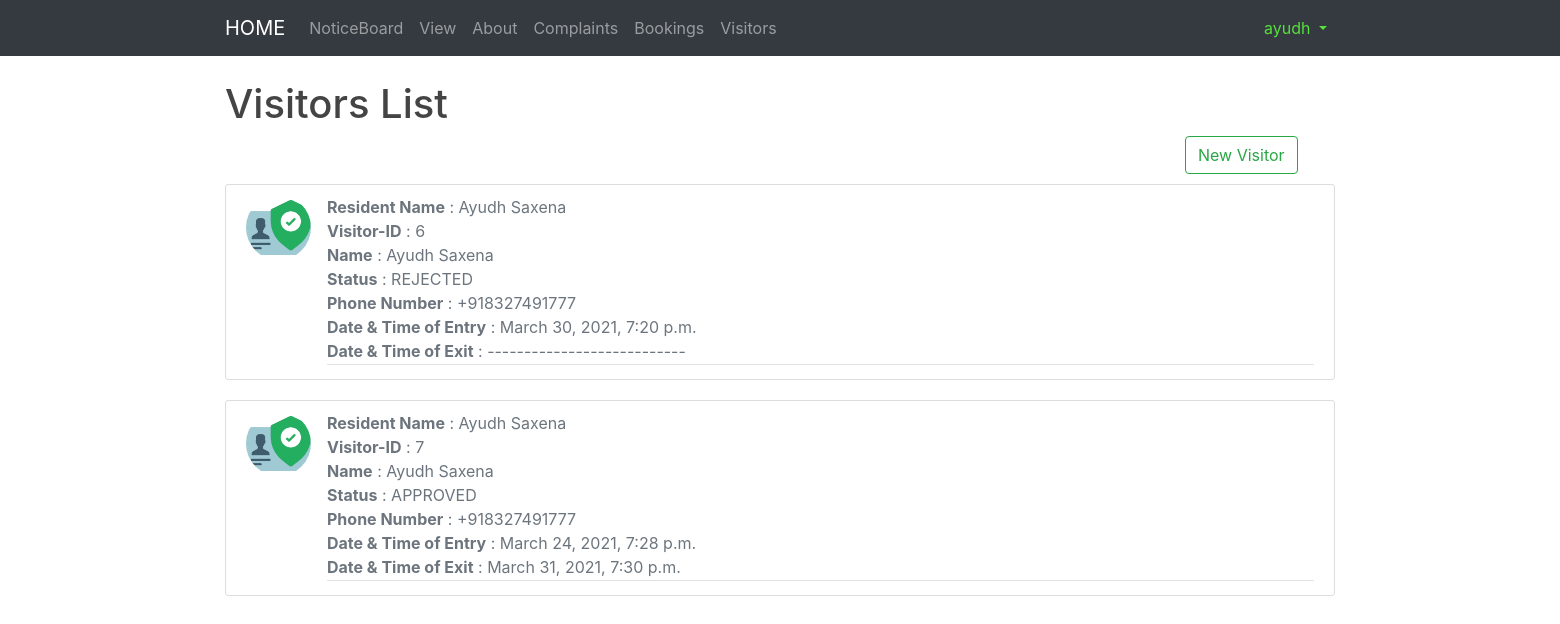
Screenshot of /visitors-watchman/ (signed in) with the database file from the repository.
### visitors/models.py (models this page shows, shortened)
class Visitor(models.Model) :
	WAITING = 'WAIT'
	APPROVED = 'APRV'
	REJECTED = 'REJC'
	status_choices = [
		(WAITING, 'WAITING FOR APPROVAL'),
		(APPROVED, 'APPROVED'),
		(REJECTED, 'REJECTED'),
	]
	visitor_id = models.AutoField(primary_key = True)
	user_id = models.ForeignKey(Resident,on_delete = models.CASCADE)
	fname = models.CharField(max_length = 20)
	lname = models.CharField(max_length = 20, null = True)
	status = models.CharField(max_length = 4,choices = status_choices, null = True)
	phone = PhoneNumberField(blank=True, help_text='Contact phone number')
	datetime_entry = models.DateTimeField(null = True)
	datetime_exit = models.DateTimeField(null = True)

### visitors/views.py (the view, shortened to what this page needs)
# urls.py: path('visitors-watchman/', views.watchman_visitor_view.as_view(), name='visitors_watchman'),
class watchman_visitor_view(FormView) :
	model = Visitor
	form_class = visitor_exit_form
	template_name = 'visitors/visitors_watchman.html'
	def dispatch(self, request, *args, **kwargs) :
		self.success_url = reverse_lazy('visitors:visitors_watchman')
		return super().dispatch(request,args,kwargs)
	def get_context_data(self, **kwargs):
	    context = super().get_context_data(**kwargs)
	    full_name_list = []
	    visitors_list = self.model.objects.all()
	    for c in visitors_list :
	    	resident = Resident.objects.get(user__exact = c.user_id)
	    	full_name = resident.user.first_name + " " + resident.user.last_name
	    	full_name_list.append(full_name)
	    context['values'] = zip(full_name_list, visitors_list)
	    return context

### visitors/templates/visitors/visitors_watchman.html (shortened to what this page needs)
{% extends 'base.html' %}
{% load static %}
{% block content %}
 <head>
    <link rel="stylesheet" href="{% static 'visitor-entry.css' %}">
   {% load bootstrap4 %}
   {% bootstrap_css %}
 </head>
 <body>
 	<h1> Visitors List </h1>
  <div  id = "create_visitor_button">
     <a href="{% url 'visitors:visitors_entry' %}"><button class="btn btn-outline-success my-2 my-sm-0">New Visitor
     </button></a>
  </div>
  {% for full_name,visitor in values %}
   <article class="media content-section">
    <img class = "rounded-circle article-img" src = "/static/visitor.png">
    <div class="media-body">
      <div class="article-metadata">
        <medium class="text-muted"><b>Resident Name</b> : {{ full_name }}</br></medium>
        <medium class="text-muted"><b>Visitor-ID</b> : {{ visitor.visitor_id }}</br></medium>
        <medium class="text-muted"><b>Name</b> : {{ visitor.fname }} {{visitor.lname }} </br></medium>
        {% if visitor.status %}
        <medium class="text-muted"><b>Status</b> : {{ visitor.get_status_display }}</br></medium>
        {% endif %}
        <medium class="text-muted"><b>Phone Number</b> : {{ visitor.phone }} </br></medium>
        <medium class="text-muted"><b>Date & Time of Entry</b> : {{ visitor.datetime_entry }}</br></medium>
        <medium class="text-muted"><b>Date & Time of Exit</b> :
        {% if visitor.datetime_exit %}
        {{ visitor.datetime_exit }}
        {% elif visitor.status == 'REJC' %}
        ---------------------------
        {% endif %}
        </br></medium>
      </div>
    </div>
    </article>
    {% endfor %}
 </body>
 {% endblock %}

### templates/base.html (shortened to what this page needs)
{% load static %}
<html>
<head>
	<link rel="stylesheet" href="https://stackpath.bootstrapcdn.com/bootstrap/4.4.1/css/bootstrap.min.css">
	<link rel="stylesheet" type="text/css" href="{% static 'main.css' %}">
</head>
<body>
<nav class="navbar navbar-expand-lg navbar-dark bg-dark">
	<div class="container">
	  <a class="navbar-brand" href="{% url 'home' %}">HOME</a>
	  <div class="collapse navbar-collapse" id="navbarSupportedContent">
	    <ul class="navbar-nav mr-auto">
				{% if user.is_authenticated %}
						{% if user.is_superuser%}
						 	<a class="nav-item nav-link" href="{% url 'home' %}">NoticeBoard</a>
							<a class="nav-link nav-link" href="">Leave Requests</a>
							<a class="nav-item nav-link" href="{% url 'home'%}">Complaints</a>
							<li class="nav-item dropdown">
							 <a class="nav-link dropdown-toggle" href="#" id="navbarDropdown" role="button" data-toggle="dropdown" aria-haspopup="true" aria-expanded="false">
								 Add User
							 </a>
							 <div class="dropdown-menu" aria-labelledby="navbarDropdown">
								 <a class="dropdown-item" href="{% url 'accounts:signup_resident' %}">Resident</a>
								 <div class="dropdown-divider"></div>
								 <a class="dropdown-item" href="{% url 'accounts:signup_watchmen' %}">Watchmen</a>
							 </div>
						 	</li>
           				{% else %}
					 		 <a class="nav-item nav-link" href="{% url 'home' %}">NoticeBoard</a>
							 <a class="nav-item nav-link" href="{% url 'buildings:main_view'%}">View</a>
					 {% endif %}
				{% else %}
					<a class="nav-item nav-link" href="{% url 'home' %}">NOTICE BOARD</a>
			 {% endif %}
			 <a class="nav-item nav-link" href="{% url 'about' %}">About</a>
			 <a class="nav-item nav-link" href="{% url 'complaints:complaints_display' %}">Complaints</a>
			 <a class="nav-item nav-link" href="{% url 'bookings:bookings_display' %}">Bookings</a>
			 <a class="nav-item nav-link" href="{% url 'visitors:visitors_display' %}">Visitors</a>
	    </ul>
			<div class="form-inline my-2 my-lg-0">
					<!-- {% load notifications_tags %}
					<script src="{% static 'notifications/notify.js' %}" type="text/javascript"></script>
					{% register_notify_callbacks callbacks='fill_notification_list,fill_notification_badge' %}
					<li class="dropdown">
					    <a href="#" class="dropdown-toggle" data-toggle="dropdown"><img src = "/static/bell.png" id = "bell">
					    	<div id = "badge">
					         {% live_notify_badge %}
					        </div>
					        <span class="glyphicon glyphicon-user pull-right">
					        </span>
					    </a>
	                <ul class="dropdown-menu" id="notice-link">
	                  <a href="{% url 'notifications:unread' %}">
	                    {% live_notify_list %}
	                  </a>
	                </ul>
					</li> -->
					{% if not user.is_authenticated %}
							<a href="{% url 'accounts:login_user' %}">
									<button class="btn btn-outline-success my-2 my-sm-0" type="button">Log In</button>
							</a>
							<!-- <a href="{% url 'accounts:signup_resident' %}">
									<button class="btn btn-outline-success my-2 my-sm-0 ml-2" type="button" >
											Sign Up
									</button>
							</a> -->
					{% else %}
					<div class="navbar-nav">
							{% if user.is_superuser %}
											<a class="nav-item nav-link" href="#" style="color: #ffffff">{{ user.username }}</a>
											<a href="{% url 'accounts:logout_user' %}">
													<button class="btn btn-outline-success my-2 my-sm-0" type="button">Logout</button>
											</a>
							{% else %}
							<li class="nav-item dropdown">
							 <a class="nav-link dropdown-toggle" href="#" id="navbarDropdown" style="color: #56e13b"role="button" data-toggle="dropdown" aria-haspopup="true" aria-expanded="false">
								 {{ user.username }}
							 </a>
						 	</li>
							{% endif %}
					</div>
					{% endif %}
			</div>
		</div>
	</div>
</nav>
		<div class="container">
            <br>
            {% block content %}
            {% endblock content %}
         </div>
</body>
</html>

### assets/main.css (style rules this page uses)
body { background: #fafafa; color: #333333; margin-top: 0rem; }
h1, h2, h3, h4, h5, h6 { color: #444444; }
ul { margin: 0; }
.content-section { background: #ffffff; padding: 10px 20px; border: 1px solid #dddddd; border-radius: 3px; margin-bottom: 20px; }
.article-img { height: 65px; width: 65px; margin-right: 16px; }
.article-metadata { padding-bottom: 1px; margin-bottom: 4px; border-bottom: 1px solid #e3e3e3 }
.bg-dark { background-color: #2d2e2f;!important; }
.btn { border-radius: 0; }

### assets/visitor-entry.css (style rules this page uses)
#create_visitor_button { position: relative; left: 960px; padding-bottom: 10px; }

### rows the page displays
Visitor: full_name "Ayudh Saxena", visitor_id "6", fname "Ayudh", lname "Saxena", status "REJECTED", phone "+918327491777", datetime_entry "March 30, 2021, 7:20 p.m."
Visitor: full_name "Ayudh Saxena", visitor_id "7", fname "Ayudh", lname "Saxena", status "APPROVED", phone "+918327491777", datetime_entry "March 24, 2021, 7:28 p.m.", datetime_exit "March 31, 2021, 7:30 p.m."

### other values shown
{{ user.username }} "ayudh"
